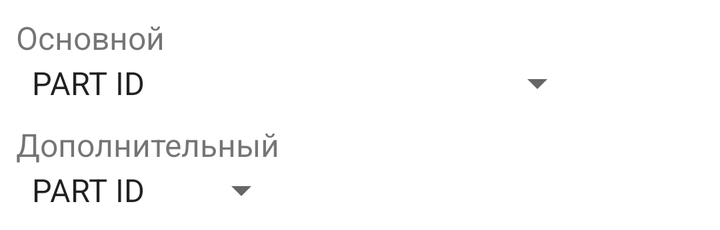
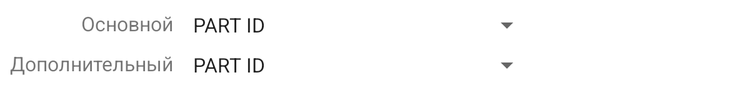

First picture: res/layout/ on a phone held upright. Second picture: the repository's own variant of that layout, on a device whose configuration matches the variant's folder. Source for both follows.
<!-- AndroidManifest.xml: application theme AppTheme -->
<!-- res/layout/dialog_part_info_sort.xml -->
<?xml version="1.0" encoding="utf-8"?>
<LinearLayout xmlns:android="http://schemas.android.com/apk/res/android"
              xmlns:app="http://schemas.android.com/apk/res-auto"
              xmlns:tools="http://schemas.android.com/tools"
              android:orientation="vertical"
              android:layout_width="match_parent"
              android:layout_height="wrap_content"
              android:padding="@dimen/dialogView_Padding">

  <TextView
    android:layout_width="wrap_content"
    android:layout_height="wrap_content"
    android:text="@string/diaSort_mainMethod"
    android:textSize="@dimen/dialogView_textSizeMain"/>

  <LinearLayout
    android:layout_width="wrap_content"
    android:layout_height="wrap_content">

    <Spinner
      android:id="@+id/mainSelector"
      android:layout_width="wrap_content"
      android:layout_height="wrap_content"
      android:entries="@array/partInfo_sortMain"/>

    <ImageView
      android:id="@+id/ivReverse"
      android:layout_width="wrap_content"
      android:layout_height="wrap_content"
      app:srcCompat="?ic_sort"
      tools:ignore="ContentDescription"/>
  </LinearLayout>

  <TextView
    android:layout_width="wrap_content"
    android:layout_height="wrap_content"
    android:layout_marginTop="@dimen/dialogView_Padding"
    android:text="@string/diaSort_secondMethod"
    android:textSize="@dimen/dialogView_textSizeMain"/>

  <Spinner
    android:id="@+id/secondSelector"
    android:layout_width="wrap_content"
    android:layout_height="wrap_content"
    android:entries="@array/partInfo_sortSecond"/>
</LinearLayout>
<!-- resources referenced by this layout -->
<resources>
  <string-array name="partInfo_sortMain">
      <item>PART ID</item>
      <item>Название</item>
      <item>Маршевое топливо</item>
      <item>Маневровое топливо</item>
      <item>Генерация энергии (всего)</item>
      <item>Генерация энергии (разница)</item>
      <item>Грузовые слоты</item>
    </string-array>
  <string-array name="partInfo_sortSecond">
      <item>PART ID</item>
      <item>Название</item>
    </string-array>
  <dimen name="dialogView_Padding">8dp</dimen>
  <dimen name="dialogView_textSizeMain">16sp</dimen>
  <string name="diaSort_mainMethod">Основной</string>
  <string name="diaSort_secondMethod">Дополнительный</string>
</resources>
<!-- res/layout-large/dialog_part_info_sort.xml (the repository's variant of the layout above) -->
<!-- drawn on a 7-inch tablet held upright -->
<?xml version="1.0" encoding="utf-8"?>
<TableLayout xmlns:android="http://schemas.android.com/apk/res/android"
             xmlns:app="http://schemas.android.com/apk/res-auto"
             xmlns:tools="http://schemas.android.com/tools"
             android:orientation="vertical"
             android:layout_width="match_parent"
             android:layout_height="wrap_content"
             android:padding="@dimen/dialogView_Padding">

  <TableRow
    android:layout_width="match_parent"
    android:layout_height="wrap_content">

    <TextView
      android:layout_width="wrap_content"
      android:layout_height="wrap_content"
      android:layout_gravity="end"
      android:text="@string/diaSort_mainMethod"
      android:textSize="@dimen/dialogView_textSizeMain"/>

    <Spinner
      android:id="@+id/mainSelector"
      android:layout_width="wrap_content"
      android:layout_height="wrap_content"
      android:layout_marginLeft="@dimen/dialogView_Padding"
      android:layout_marginRight="@dimen/dialogView_Padding"
      android:entries="@array/partInfo_sortMain"/>

    <ImageView
      android:id="@+id/ivReverse"
      android:layout_width="wrap_content"
      android:layout_height="wrap_content"
      app:srcCompat="@drawable/ic_sort_24dp"
      tools:ignore="ContentDescription"/>
  </TableRow>

  <TableRow
    android:paddingTop="@dimen/dialogView_Padding"
    android:layout_width="match_parent"
    android:layout_height="wrap_content">

    <TextView
      android:layout_width="wrap_content"
      android:layout_height="wrap_content"
      android:layout_gravity="end"
      android:text="@string/diaSort_secondMethod"
      android:textSize="@dimen/dialogView_textSizeMain"/>

    <Spinner
      android:id="@+id/secondSelector"
      android:layout_width="wrap_content"
      android:layout_height="wrap_content"
      android:layout_marginLeft="@dimen/dialogView_Padding"
      android:layout_marginRight="@dimen/dialogView_Padding"
      android:entries="@array/partInfo_sortSecond"/>
  </TableRow>
</TableLayout>
